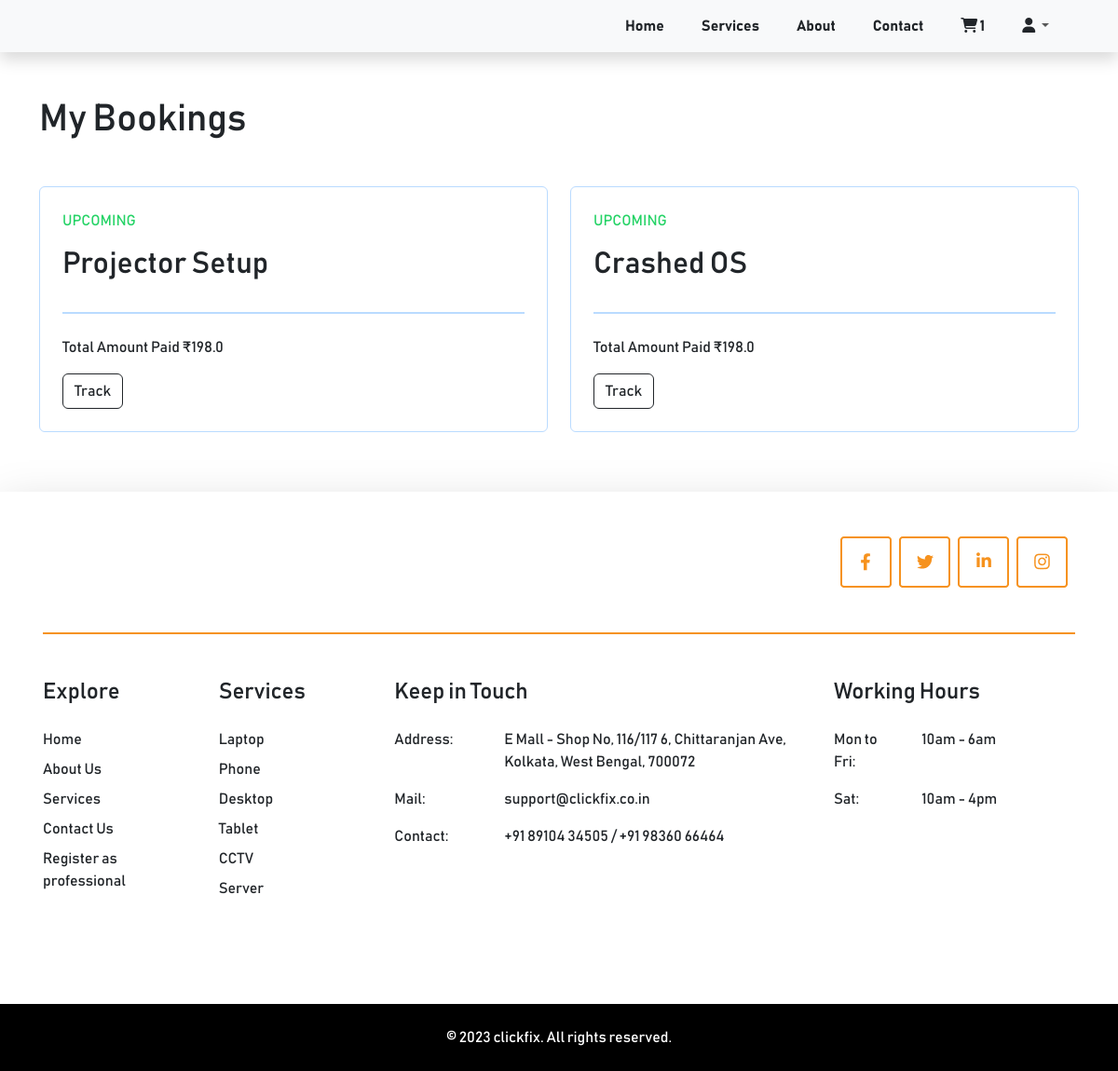
The page /bookings/ (signed in) on the database as committed earlier.
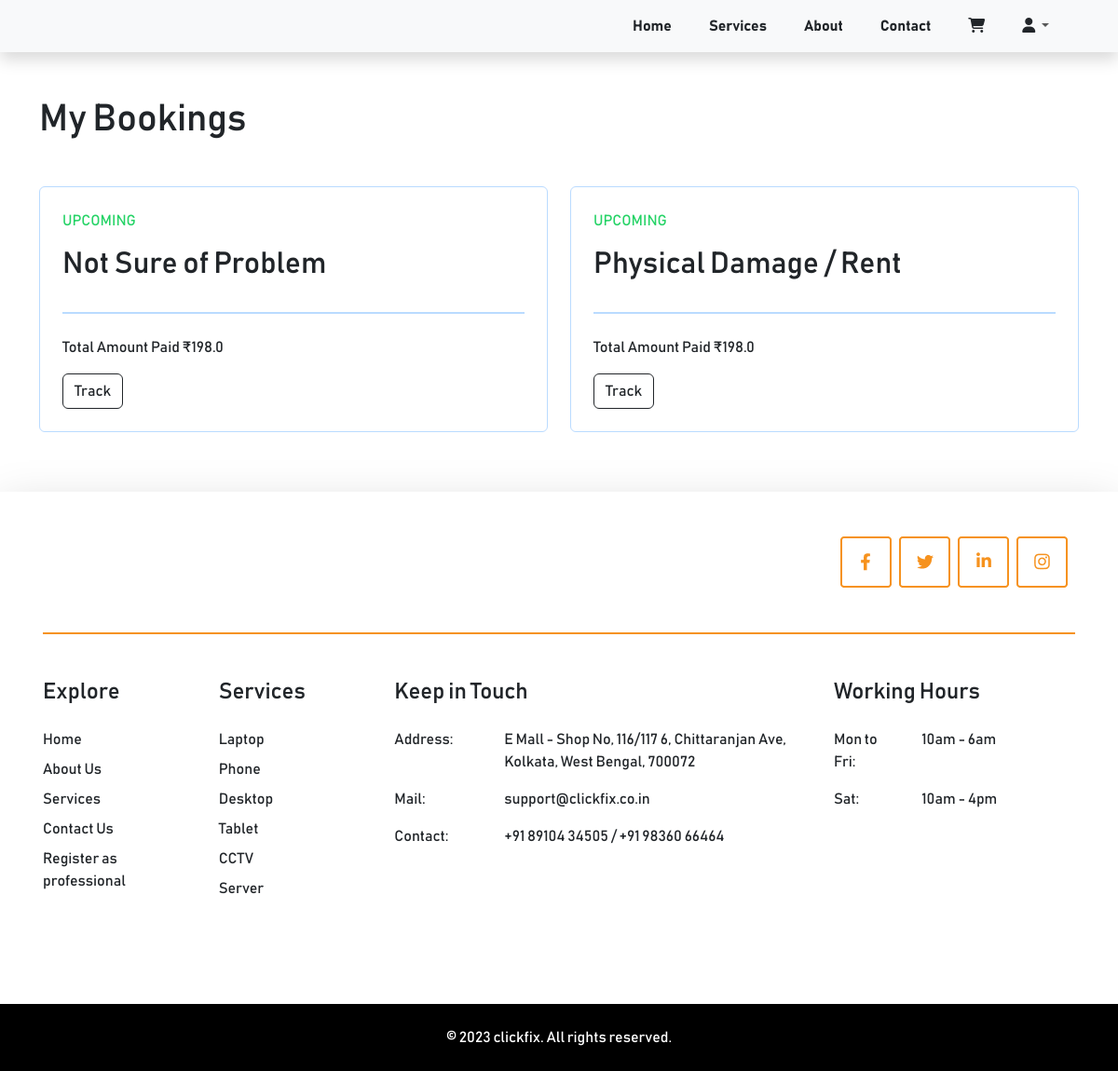
The same page on the database as committed later.
### cart/models.py (models this page shows, shortened)
class Cart(models.Model):
    class Meta:
        verbose_name_plural = 'Cart'
    user = models.ForeignKey(Profile, on_delete=models.CASCADE, null=True, blank=True)
    session_id = models.CharField(max_length=100, null=True, blank=True)
    coupon = models.ForeignKey(Coupon, on_delete=models.SET_NULL, null=True, blank=True)
    created_at = models.DateTimeField(auto_now_add=True)
    updated_at = models.DateTimeField(auto_now=True)
    @property
    def num_of_items(self):
        cartitems = self.cartitems.all()
        quantity =  sum([item.quantity for item in cartitems])
        return quantity

class CartItem(models.Model):
    class Meta:
        verbose_name_plural = 'Cart Items'
    TIME_SLOTS = (
        ("10am-12pm", "10am-12pm"),
        ("12pm-2pm", "12pm-2pm"),
        ("2pm-4pm", "2pm-4pm"),
        ("4pm-7pm", "4pm-7pm"),
    )
    sub_service = models.ForeignKey(SubServices, on_delete=models.CASCADE)
    cart = models.ForeignKey(Cart, on_delete=models.CASCADE, related_name="cartitems")
    quantity = models.IntegerField(default=0)
    start_date = models.DateField(null=True)
    time_slot = models.CharField(max_length=20, choices=TIME_SLOTS, default=1)

### razorpayAPI/models.py (models this page shows, shortened)
class OrderItem(models.Model):
    class Meta:
        verbose_name_plural = 'Order Items'
    TIME_SLOTS = (
        ("10am-12pm", "10am-12pm"),
        ("12pm-2pm", "12pm-2pm"),
        ("2pm-4pm", "2pm-4pm"),
        ("4pm-7pm", "4pm-7pm"),
    )
    order = models.ForeignKey(Order, on_delete=models.CASCADE, related_name="orderitems")
    sub_service = models.ForeignKey(SubServices, on_delete=models.CASCADE)
    quantity = models.IntegerField(default=0)
    start_date = models.DateField(null=True)
    time_slot = models.CharField(max_length=20, choices=TIME_SLOTS, default=1)
    created_at = models.DateTimeField(auto_now_add=True)
    updated_at = models.DateTimeField(auto_now=True)

class Order(models.Model):
    class Meta:
        verbose_name_plural = 'Orders'
    PAYMENT_CHOICES = (
        ('Pending', 'Pending'),
        ('Paid', 'Paid'),
        ('Failed', 'Failed'))
    BOOKING_CHOICES = (
        ('Upcoming', 'Upcoming'),
        ('Rescheduled', 'Rescheduled'),
        ('Job Completed', 'Job Completed'),
        ('Booking Not Accepted', 'Booking Not Accepted'))
    TRACKING_CHOICES = (
        (1, 'Booked Today'),
        (2, 'Out For Service'),
        (3, 'Service Begun'),
        (4, 'Service Completed'))
    PAYMENT_MODE = (
        ("cash_on_delivery", 'Cash on Delivery'),
        ("razorpay", "Razorpay"))
    user = models.ForeignKey(Profile, on_delete=models.CASCADE, null=True, blank=True)
    cart_id = models.CharField(max_length=10)
    session_id = models.CharField(max_length=100, null=True, blank=True)
    billing_details = models.ForeignKey(BillingDetails, on_delete=models.CASCADE)
    total_cost = models.FloatField(default=0.0)
    payment_status = models.CharField(max_length=20, choices=PAYMENT_CHOICES, default='Pending')
    razorpay_order_id = models.CharField(max_length=100, default="", null=True, blank=True)
    razorpay_payment_id = models.CharField(max_length=100, default="", null=True, blank=True)
    booking_status = models.CharField(max_length=30, choices=BOOKING_CHOICES, null=True, blank=True, default="Upcoming")
    tracking_status = models.IntegerField(choices=TRACKING_CHOICES, null=True, blank=True, default=1)
    service_provider = models.ForeignKey(Handyman, on_delete=models.SET_NULL, null=True, blank=True)
    payment_mode = models.CharField(max_length=20, choices=PAYMENT_MODE, null=True, blank=True, default="razorpay")
    show_amount_in_bookings = models.BooleanField(default=False)
    created_at = models.DateTimeField(auto_now_add=True)
    updated_at = models.DateTimeField(auto_now=True)

### clickfix/models.py (models this page shows)
class SubServices(models.Model):
    class Meta:
        verbose_name_plural = 'Sub Services'
    service = models.ForeignKey(Services, on_delete=models.CASCADE)
    sub_service_name = models.CharField(max_length=255)
    sub_service_card_image = models.ImageField(upload_to='service_cards', help_text='Small card image on left')
    sub_service_main_image = models.ImageField(upload_to='service_cards', help_text='Big card image on Right, which we scroll')
    sub_service_price = models.FloatField(default=0, null=True, blank=True)
    price_details = RichTextField(blank=True, null=True)
    description = RichTextField(blank=True, null=True)
    created_at = models.DateTimeField(auto_now_add=True)
    updated_at = models.DateTimeField(auto_now=True)
    def __str__(self):
        return self.sub_service_name

### clickfix/views.py (the view)
# urls.py: path('bookings/', views.bookings, name='bookings'),
def bookings(request):
    cart = get_cart(request)
    orders = []
    if request.user.is_authenticated:
        orders_by_logged_in_user = Order.objects.filter(user=request.user).order_by('-created_at')
        for order in orders_by_logged_in_user:
            orders.append(order)
    if 'nonuser' in request.session:
        orders_as_a_guest = Order.objects.filter(session_id=request.session['nonuser']).order_by('-created_at')
        for order in orders_as_a_guest:
            orders.append(order)
    order_items = []
    for item in orders:
        order_items += item.orderitems.all()
    data = {}
    data['cart'] = cart
    data['order_items'] = order_items
    return render(request, 'bookings.html', data)

### clickfix/views.py (called while the page is built)
def get_cart(request):
    try:
        if request.user.is_authenticated:
            cart = Cart.objects.get(user=request.user)
        else:
            cart = Cart.objects.get(session_id=request.session['nonuser'])
    except:
        cart = None
    return cart

### templates/bookings.html (shortened to what this page needs)
{% extends 'base.html' %}
{% load static %}
{% block content %}
    {% include 'includes/navbar.html' %}
    <div class="container my-5">
        {% if order_items %}
        <h1 class="mb-5">My Bookings</h1>
        {% endif %}
        <div class="row">
            {% for item in order_items %}
            <div class="col-md-6 mb-3">
                <div class="d-flex flex-column rounded p-4" style="border: 1px solid #BADBFF;">
                    <div class="d-flex flex-column">
                        {% if item.order.booking_status == "Upcoming" %}
                            <p class="text-uppercase" style="color: #25d366;">UPCOMING</p>
                        {% elif item.order.booking_status == "Booking Not Accepted" or item.order.payment_status == "Failed" %}
                            <p class="text-uppercase text-danger">BOOKING NOT ACCEPTED</p>
                        {% elif item.order.booking_status == "Rescheduled" %}
                            <p class="text-uppercase text-warning">Rescheduled</p>
                        {% elif item.order.booking_status == "Job Completed" %}
                            <p class="text-uppercase" style="color: #25d366;">Job Completed</p>
                        {% endif %}
                        <h2>{{ item.sub_service }}</h2>
                    </div>
                    <div class="my-4" style="border:1px solid #BADBFF;"></div>
                    <div class="row">
                        <div class="col-md-6 col-12 mb-3">
                            {% if item.order.payment_status == "Failed" %}
                                <span>Payment Failed</span>
                            {% else %}
                                {% if item.order.payment_mode == "cash_on_delivery" and not item.order.show_amount_in_bookings %}
                                <span>Cash on Delivery</span>
                                {% else %}
                                <span>Total Amount Paid ₹{{item.order.total_cost}}</span>
                                {% endif %}
                            {% endif %}
                        </div>
                        <div class="col-12">
                            <div class="d-flex">
                                {% if item.order.payment_status == "Failed" %}
                                    <a href="{% url 'cart:cart' %}" class="me-2 btn btn-outline-warning">Retry</a>
                                {% else %}
                                    <form action="{% url 'clickfix:live_tracking' %}" method="post">
                                        <button href="{% url 'clickfix:live_tracking' %}" type="submit" class="btn btn-outline-dark">Track</button>
                                    </form>
                                {% endif %}
                            </div>
                        </div>
                    </div>
                </div>
            </div>
            {% empty %}
            <h1 class="text-muted text-center">No Bookings</h1>
            {% endfor %}
        </div>
    </div>
    {% include 'includes/footer.html' %}
{% endblock %}

### templates/includes/navbar.html (shortened to what this page needs)
{% load static %}
    <nav class="navbar navbar-expand-lg navbar-light bg-light shadow">
        <div class="container">
          <div class="collapse navbar-collapse" id="navbarSupportedContent">
            <ul class="navbar-nav ms-auto">
                <li class="nav-item"><a class="nav-link text-dark fw-bold me-4" aria-current="page" href="{% url 'clickfix:home' %}">Home</a></li>
                <li class="nav-item"><a class="nav-link text-dark fw-bold me-4" href="{% url 'clickfix:home' %}#services">Services</a></li>
                <li class="nav-item"><a class="nav-link text-dark fw-bold me-4" href="{% url 'clickfix:home' %}#about">About</a></li>
                <li class="nav-item"><a class="nav-link text-dark fw-bold me-4" href="{% url 'clickfix:home' %}#contact_form">Contact</a></li>
                <li class="nav-item">
                  <a class="nav-link text-dark fw-bold me-4" href="{% url 'cart:cart' %}">
                    <i class="fa-solid fa-cart-shopping"></i> <span class="num_of_items">{{cart.num_of_items}}</span>
                  </a>
                </li>
                <li class="nav-item dropdown me-4 pull-right">
                  <a class="nav-link dropdown-toggle" href="#" id="navbarDropdown" role="button" data-bs-toggle="dropdown" aria-expanded="false">
                    <i class="fa-solid fa-user text-dark"></i>
                  </a>
                </li>
            </ul>
          </div>
        </div>
      </nav>

Rows that differ between the two databases and show on the page:
removed Cart: num_of_items "1"
removed OrderItem: shows "UPCOMING", sub_service "Projector Setup", order.total_cost "198.0"
removed OrderItem: shows "UPCOMING", sub_service "Crashed OS", order.total_cost "198.0"
added OrderItem: shows "UPCOMING", sub_service "Not Sure of Problem", order.total_cost "198.0"
added OrderItem: shows "UPCOMING", sub_service "Physical Damage / Rent", order.total_cost "198.0"
